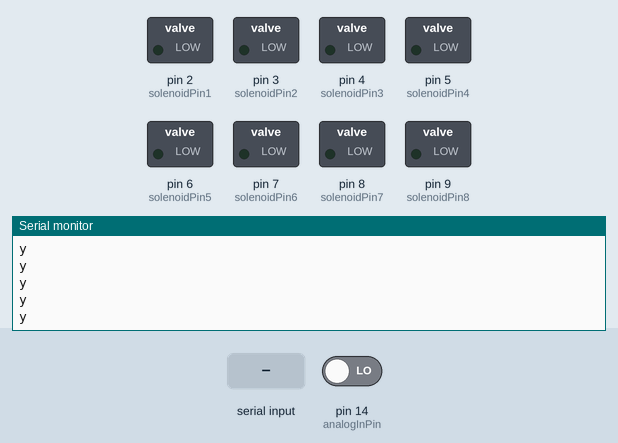
The sketch below on a simulated Arduino Uno, built with avr-gcc and run on an emulated ATmega328P. Shown: switched loads named in the sketch (green lamp = pin HIGH), the last lines printed to the serial monitor. The inputs (shaded band) are chosen by the test bench; at power-on: pin 14 (analogInPin) LOW. Pins used as bus, display or sensor lines are not drawn.

Above: at 1.2 s.
1.3 s: "<90,45,200>" received over Serial
At 2.0 s:
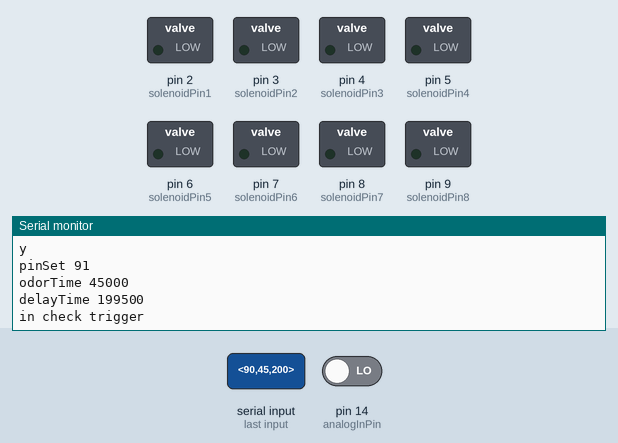
2.8 s: pin 14 (analogInPin) driven HIGH
At 3.7 s:
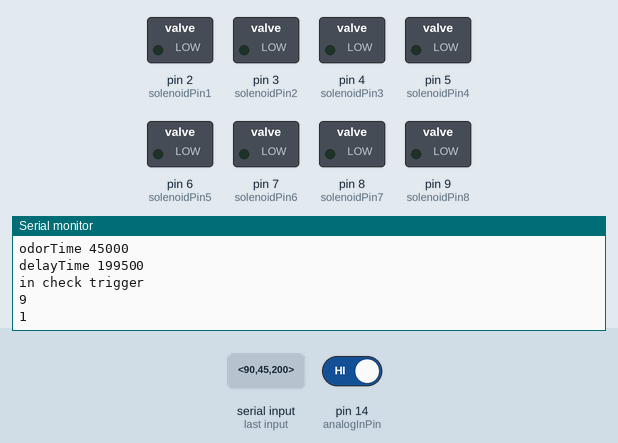

Measured:
- after the input at 1.3 s, the serial monitor: prints a new line after 0.08 s (image 1)
- after the input at 2.8 s, the serial monitor: prints a new line at once (image 2)

The sketch:

arduino_sketch.ino
```cpp
/* Written by Beichen Liu for Dr. Claire Cheetham's Lab
 *  Uses millis() to keep track of time for odor release and delay times
 *  1000 ms = 1s
 */

int triggerTime = 400; //how long you've set the Arduino to receive a trigger and how long the arduino waits for it -- for timing purposes only

// Initiate the solenoid pins, with offsets of 1 because pins 0 and 1 cannot be used
const int analogInPin = 14; //set up digital input on pin 14
const int solenoidPin1 = 2;
const int solenoidPin2 = 3;
const int solenoidPin3 = 4;
const int solenoidPin4 = 5;
const int solenoidPin5 = 6;
const int solenoidPin6 = 7;
const int solenoidPin7 = 8;
const int solenoidPin8 = 9;
// Initiate the output trigger for the microscope
const int microscopeTrigger = 10;

//Receive trigger from microscope
int ardTrigger = 0; //0=false, 1=true
int receivedSignal = 0; //1 = triggered
int signalTimes = 0; //counts signaltimes

// set the delay between triggering the microscope and starting the first odor so that the changes in fluorescence can be seen
int delayMicroscopeTrigger = 0; //4 seconds between microscope trigger and the start of the first odor (Changed to 0- delay in thorimage)


int odorSec = 0;
int delaySec = 0;

// set the variables to hold the length of the odor release, and the amount of delay before the next odor, as well as which pin to set/odor
int pinSet = 0;
long odorTime = 0;
long delayTime = 0;

const byte numChars = 32;
char receivedChars[numChars];
char tempChars[numChars];        // temporary array for use when parsing
boolean newData = false;


// check if the first odor has been set and if the delayMicroscopeTrigger has been implemented
int odorAlready = 0; //0=false, 1=true
int delayAlready = 0; //0=false, 1=true
int delayedFirstOdor = 0; //if the ttl signal has been sent to the microscope
int microscopeTriggerAlready = 0; //0=false, 1=true

//keeps track of the timing using millis()
unsigned long startMillis = 0;
unsigned long currentMillis = 0;

void setup() {
  pinMode(solenoidPin1, OUTPUT); //set pins for output or input
  pinMode(solenoidPin2, OUTPUT);
  pinMode(solenoidPin3, OUTPUT);
  pinMode(solenoidPin4, OUTPUT);
  pinMode(solenoidPin5, OUTPUT);
  pinMode(solenoidPin6, OUTPUT);
  pinMode(solenoidPin7, OUTPUT);
  pinMode(solenoidPin8, OUTPUT);
  pinMode(microscopeTrigger, OUTPUT);

  //start the serial with a baud rate of 9600--higher amounts receive data faster, but can cause back-up in the queue, so stick with 9600!
  Serial.begin(9600);
}


//reset the variables after each trial set of running odors
void resetFunction(){
  pinSet = 0;
  odorTime = 0;
  delayTime = 0;
  odorSec = 0;
  delaySec = 0;
  pinSet = 0;
  odorTime = 0;
  delayTime = 0;
  odorAlready = 0; //0=false, 1=true
  delayAlready = 0; //0=false, 1=true
  delayedFirstOdor = 0; //if the ttl signal has been sent to the microscope
  microscopeTriggerAlready = 0; //0=false, 1=true
  startMillis = 0;
  currentMillis = 0;

}

//4s delay after the microscope has been triggered to establish the baseline
void delayMillis(){
  //if (delayedFirstOdor == 1){
  currentMillis = millis(); //get the millis() value
  startMillis = currentMillis; //set the millis() value and subtract this from each millis() to get an elapsed time value
  while (microscopeTriggerAlready == 0){
    currentMillis = millis();
    if (currentMillis-startMillis >= delayMicroscopeTrigger){
      microscopeTriggerAlready += 1;
    }
  }
  microscopeTriggerAlready = 0;
  //}
}

//Turns the odor on for a specified time
void odorOn(){ //turns on the solenoid for an odor
  currentMillis = millis();
  startMillis = currentMillis;

  while (odorAlready == 0){ //if the odor has not been turned on
    currentMillis = millis();

    digitalWrite(pinSet, HIGH); //turn the odor pin on to deliver odor

    if (currentMillis-startMillis >= odorTime){ //check to see if enough time has elapsed
      digitalWrite(pinSet, LOW); //if yet, then turn off the pin and indicate the the odor was turned on
      odorAlready = 1;
    }
  }
  odorAlready = 0; //reset odorAlready for the next odor
}

//keeps track of the delay between odors (4 seconds before the first odor and a set delay afterwards
void delayOn() {//delay between odors
  currentMillis = millis();
  startMillis = currentMillis;
  while (delayAlready == 0){
    currentMillis = millis();
    //Serial.println(currentMillis-startMillis);
    if (currentMillis-startMillis >= delayTime){
      delayAlready = 1;
    }
  }
  delayAlready = 0;
}

//============
// Based on Example 5 from https://forum.arduino.cc/t/serial-input-basics-updated/382007/3
void recvWithStartEndMarkers() {
    static boolean recvInProgress = false;
    static byte ndx = 0;
    char startMarker = '<';
    char endMarker = '>';
    char rc;

    while (Serial.available() > 0 && newData == false) {
        rc = Serial.read();

        if (recvInProgress == true) {
            if (rc != endMarker) {
                receivedChars[ndx] = rc;
                ndx++;
                if (ndx >= numChars) {
                    ndx = numChars - 1;
                }
            }
            else {
                receivedChars[ndx] = '\0'; // terminate the string
                recvInProgress = false;
                ndx = 0;
                newData = true;
            }
        }

        else if (rc == startMarker) {
            recvInProgress = true;
        }

        // Serial.print("newData ");
        // Serial.println(newData);
    }
}

//============

void parseData() {      // split the data into its parts

    char * strtokIndx; // this is used by strtok() as an index

    strtokIndx = strtok(tempChars,",");      // get the first part - the string
    // strcpy(messageFromPC, strtokIndx); // copy it to messageFromPC
    pinSet = atoi(strtokIndx) + 1;

    strtokIndx = strtok(NULL, ","); // this continues where the previous call left off
    odorSec = atol(strtokIndx);     // convert this part to an integer

    strtokIndx = strtok(NULL, ",");
    delaySec = atol(strtokIndx);     // convert this part to a float

    odorTime = (odorSec)*1000L; //convert seconds to milliseconds, L after 1000 to indicate unsigned long and needed for delays longer than 30s because of the way arduino handles numbers in 8-bit
    delayTime = (delaySec)*1000L-(delayMicroscopeTrigger+100)-triggerTime; //convert to milliseconds, but subtract the time it needs to trigger the microscope (100 milliseconds) and establish the baseline (4000ms)


}

//============

void showParsedData() {
    Serial.print("pinSet ");
    Serial.println(pinSet);
    Serial.print("odorTime ");
    Serial.println(odorTime);
    Serial.print("delayTime ");
    Serial.println(delayTime);
}

//============

void checkTrigger() {
  ardTrigger = 0; //reset checkTrigger -- should wait for a trigger before each odor delivery
  Serial.println("in check trigger");
  if (ardTrigger == 0){
    while (ardTrigger == 0){
      delay(10); //100 ms delay between reading trigger
      receivedSignal = digitalRead(analogInPin);


      if (receivedSignal == 1){
          ardTrigger = 1;

        }
      }

      }
    }


//============

void executeSolenoid() {

    recvWithStartEndMarkers();

    if (newData == true) {
        strcpy(tempChars, receivedChars);
            // this temporary copy is necessary to protect the original data
            //   because strtok() used in parseData() replaces the commas with \0
        parseData();
        showParsedData();


        if (pinSet > 1){
            checkTrigger(); //wait for microscope trigger
            Serial.println("9"); //tells python when the microscope has been triggered
            digitalWrite(microscopeTrigger, HIGH); //trigger the microscope
            delay(100);
            digitalWrite(microscopeTrigger, LOW);
            delayMillis(); //wait 4 seconds after the microscope has been triggered to establish baseline
            Serial.println("1"); //tells python the odor has been released
            odorOn(); //releases the odor for a certain time
            Serial.println("2"); //tells python the odor has been stopped
            delayOn(); //delay occurs after the odor
            Serial.println("3"); //tells python the delay has been finished, to send the next set of numbers
        }

        else {
            ardTrigger = 0;
        }

        newData = false;
    }
}


//============

void loop() {
  Serial.println("y"); //tells python that the arduino is connected and running
  executeSolenoid(); //run the code
}
```
